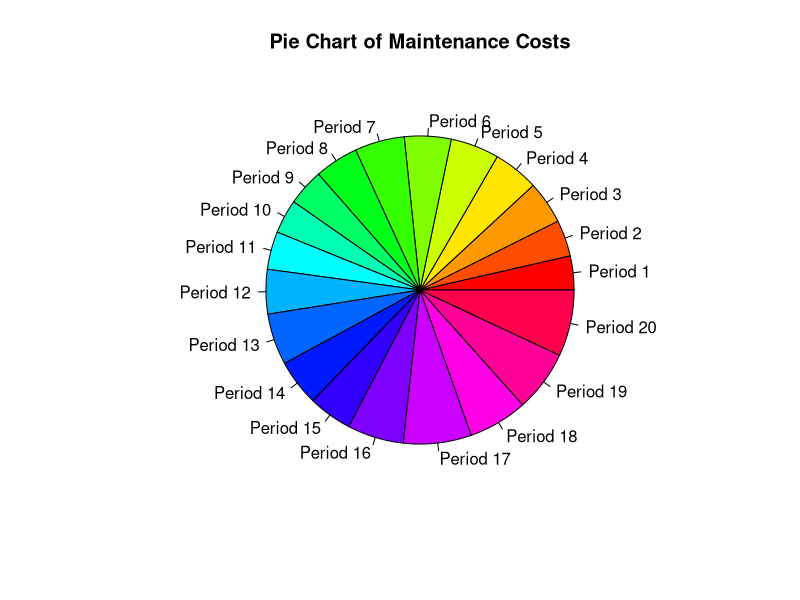
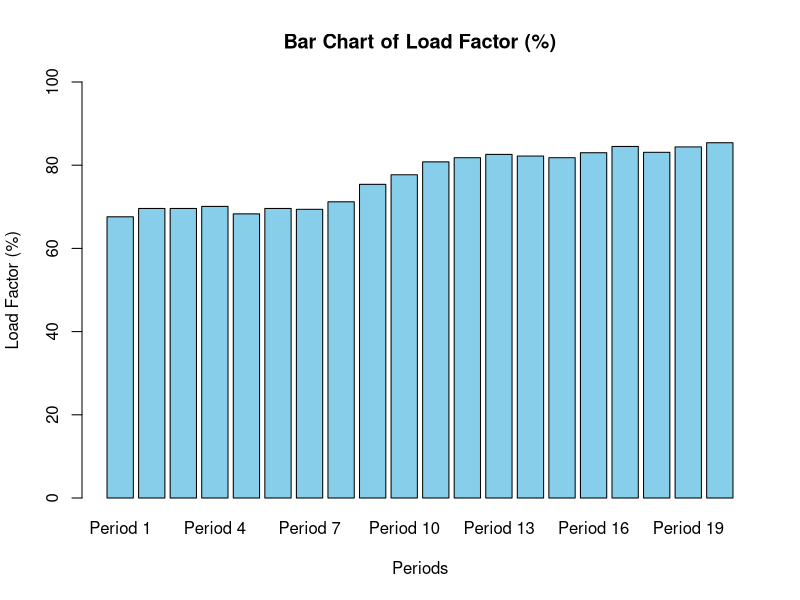

Generate these figures, in order, with R:
# Data for Maintenance in dollars
maintenance <- c(552, 588, 696, 737, 788, 757, 808, 710, 594, 553, 614, 721, 
                 833, 750, 712, 913, 1103, 961, 993, 1076)

# Data for Load Factor in percentages
load_factor <- c(67.6, 69.6, 69.6, 70.1, 68.3, 69.6, 69.4, 71.2, 75.4, 77.7, 
                 80.8, 81.8, 82.6, 82.2, 81.8, 83.0, 84.5, 83.1, 84.4, 85.4)

# Labels (optional, assuming years or periods as labels)
labels <- paste("Period", 1:20)

# Create a pie chart for Maintenance
pie(maintenance, labels = labels, main = "Pie Chart of Maintenance Costs", col = rainbow(length(maintenance)))

# Create a bar chart for Load Factor
barplot(load_factor, names.arg = labels, col = "skyblue", 
        main = "Bar Chart of Load Factor (%)", 
        xlab = "Periods", ylab = "Load Factor (%)", ylim = c(0, 100))

# To show the graphs in the viewer
dev.off()

